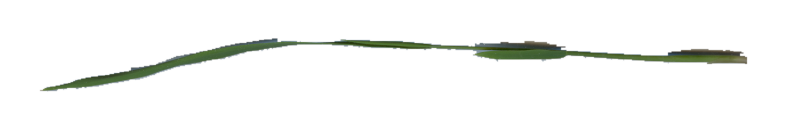
#> input picture adaptive_keypoint_discovery_reboot/experiment/data_stage_clean_v4_candidate/images/test/v4_test_0004.png, 1600 x 245 px (shown at 1/2 size); its folder holds only this picture in this run
$ python g0_build_dataset.py   (older library calls are emulated)
#> lines starting #> are read from the running program, lines starting #| are printed output that depends on the picture; after the words box and inside, x2 and y2 are one past the last pixel; in counts of white or black regions, pixels touching at a corner belong together
#!/usr/bin/env python3
"""G0 dataset audit and independent split builder for adaptive landmark discovery.

The script never reads legacy keypoint labels or legacy train/val/test roles.
It audits every source image, proposes conservative crops, reports duplicates,
and builds deterministic, stratified splits for the G1 training-free pilot.
"""

from __future__ import annotations

import argparse
import csv
import hashlib
import json
import math
import random
from collections import Counter, defaultdict
from dataclasses import dataclass
from pathlib import Path
from typing import Iterable

import cv2
import numpy as np
from PIL import Image, ImageDraw, ImageFont


SUPPORTED_SUFFIXES = {".jpg", ".jpeg", ".png", ".bmp", ".tif", ".tiff", ".webp"}
SPLIT_TARGETS = {"development": 280, "validation": 60, "test": 60}
SPLIT_RATIOS = {name: count / 400.0 for name, count in SPLIT_TARGETS.items()}
SEED = 20260716


@dataclass
class AuditRecord:
    image_id: str
    source_path: str
    source_name: str
    sha256: str
    dhash64: str
    width: int
    height: int
    aspect_ratio: float
    orientation: str
    file_size_bytes: int
    blur_laplacian_var: float
    border_luminance_mean: float
    border_luminance_std: float
    border_saturation_mean: float
    background_class: str
    vegetation_fraction: float
    vegetation_components: int
    bbox_x1: int
    bbox_y1: int
    bbox_x2: int
    bbox_y2: int
    bbox_area_fraction: float
    bbox_border_touch: int
    crop_x1: int
    crop_y1: int
    crop_x2: int
    crop_y2: int
    quality_score: float
    auto_review_flags: str
    structural_complexity_score: float = 0.0
    structural_complexity_proxy: str = ""
    exact_duplicate_group: str = ""
    strong_near_duplicate_group: str = ""
    proposed_status: str = ""
    proposed_split: str = ""
    pilot80: int = 0
    crop_path: str = ""


def parse_args() -> argparse.Namespace:
    parser = argparse.ArgumentParser(description=__doc__)
    parser.add_argument("--source", type=Path, default=Path(r"D:\kp\kp_cc_uns_400\images"))
    parser.add_argument(
        "--output",
        type=Path,
        default=Path(r"D:\kp\adaptive_keypoint_discovery_reboot\experiment\data_g0"),
    )
    parser.add_argument("--target-count", type=int, default=400)
    parser.add_argument("--seed", type=int, default=SEED)
    return parser.parse_args()


def enumerate_images(root: Path) -> list[Path]:
    images = [p for p in root.rglob("*") if p.is_file() and p.suffix.lower() in SUPPORTED_SUFFIXES]
    return sorted(images, key=lambda p: (str(p.parent).lower(), p.name.lower()))


def sha256_file(path: Path) -> str:
    digest = hashlib.sha256()
    with path.open("rb") as handle:
        for chunk in iter(lambda: handle.read(1024 * 1024), b""):
            digest.update(chunk)
    return digest.hexdigest()


def dhash64(image_rgb: np.ndarray) -> str:
    gray = cv2.cvtColor(image_rgb, cv2.COLOR_RGB2GRAY)
    resized = cv2.resize(gray, (9, 8), interpolation=cv2.INTER_AREA)
    bits = resized[:, 1:] > resized[:, :-1]
    value = 0
    for bit in bits.flatten():
        value = (value << 1) | int(bit)
    return f"{value:016x}"


def hamming_hex(left: str, right: str) -> int:
    return (int(left, 16) ^ int(right, 16)).bit_count()


def border_pixels(array: np.ndarray, thickness: int) -> np.ndarray:
    top = array[:thickness, :].reshape(-1, array.shape[-1])
    bottom = array[-thickness:, :].reshape(-1, array.shape[-1])
    left = array[thickness:-thickness, :thickness].reshape(-1, array.shape[-1])
    right = array[thickness:-thickness, -thickness:].reshape(-1, array.shape[-1])
    return np.concatenate([top, bottom, left, right], axis=0)


def vegetation_mask(image_rgb: np.ndarray) -> np.ndarray:
    """Conservative vegetation mask used only for audit/crop proposals.

    This is deliberately not a phenotype label and is never used as a target.
    """
    hsv = cv2.cvtColor(image_rgb, cv2.COLOR_RGB2HSV)
    r = image_rgb[:, :, 0].astype(np.int16)
    g = image_rgb[:, :, 1].astype(np.int16)
    b = image_rgb[:, :, 2].astype(np.int16)
    hue, sat, val = (hsv[:, :, i] for i in range(3))
    green_hue = (hue >= 18) & (hue <= 100) & (sat >= 24) & (val >= 22)
    green_excess = (2 * g - r - b >= 10) & (g >= 35) & (g >= r - 3) & (g >= b - 3)
    mask = (green_hue | green_excess).astype(np.uint8) * 255
    min_dim = min(image_rgb.shape[:2])
    kernel_size = 3 if min_dim < 700 else 5
    kernel = np.ones((kernel_size, kernel_size), np.uint8)
    mask = cv2.morphologyEx(mask, cv2.MORPH_OPEN, kernel)
    mask = cv2.morphologyEx(mask, cv2.MORPH_CLOSE, kernel, iterations=2)
    count, labels, stats, _ = cv2.connectedComponentsWithStats(mask, connectivity=8)
    clean = np.zeros_like(mask)
    min_area = max(20, int(mask.size * 0.00004))
    for idx in range(1, count):
        if stats[idx, cv2.CC_STAT_AREA] >= min_area:
            clean[labels == idx] = 255
    return clean


def mask_geometry(mask: np.ndarray) -> tuple[int, tuple[int, int, int, int], float, int]:
    binary = mask > 0
    count, _, stats, _ = cv2.connectedComponentsWithStats(mask, connectivity=8)
    components = max(0, count - 1)
    if not binary.any():
        return components, (0, 0, mask.shape[1], mask.shape[0]), 1.0, 1
    ys, xs = np.where(binary)
    x1, x2 = int(xs.min()), int(xs.max()) + 1
    y1, y2 = int(ys.min()), int(ys.max()) + 1
    h, w = mask.shape
    fraction = ((x2 - x1) * (y2 - y1)) / float(w * h)
    margin = max(2, round(min(h, w) * 0.01))
    touches = int(x1 <= margin or y1 <= margin or x2 >= w - margin or y2 >= h - margin)
    return components, (x1, y1, x2, y2), fraction, touches


def conservative_crop(
    bbox: tuple[int, int, int, int], width: int, height: int, valid_mask: bool
) -> tuple[int, int, int, int]:
    if not valid_mask:
        return 0, 0, width, height
    x1, y1, x2, y2 = bbox
    bw, bh = x2 - x1, y2 - y1
    pad_x = max(int(0.30 * bw), int(0.05 * width))
    pad_y = max(int(0.30 * bh), int(0.05 * height))
    cx1, cy1 = max(0, x1 - pad_x), max(0, y1 - pad_y)
    cx2, cy2 = min(width, x2 + pad_x), min(height, y2 + pad_y)
    # Keep at least 60% of each source dimension so non-green organs are not clipped.
    min_w, min_h = int(0.60 * width), int(0.60 * height)
    if cx2 - cx1 < min_w:
        center = (cx1 + cx2) // 2
        cx1, cx2 = center - min_w // 2, center + math.ceil(min_w / 2)
    if cy2 - cy1 < min_h:
        center = (cy1 + cy2) // 2
        cy1, cy2 = center - min_h // 2, center + math.ceil(min_h / 2)
    if cx1 < 0:
        cx2 -= cx1
        cx1 = 0
    if cy1 < 0:
        cy2 -= cy1
        cy1 = 0
    if cx2 > width:
        cx1 -= cx2 - width
        cx2 = width
    if cy2 > height:
        cy1 -= cy2 - height
        cy2 = height
    return max(0, cx1), max(0, cy1), min(width, cx2), min(height, cy2)


def background_classification(lum_mean: float, lum_std: float, sat_mean: float) -> str:
    if lum_mean >= 210 and lum_std <= 35 and sat_mean <= 35:
        return "light_plain"
    if lum_mean <= 65:
        return "dark"
    if lum_std >= 45 or sat_mean >= 45:
        return "mixed"
    return "gray_plain"


def audit_one(path: Path, image_id: str) -> tuple[AuditRecord, Image.Image, np.ndarray]:
    with Image.open(path) as opened:
        pil = opened.convert("RGB")
    rgb = np.asarray(pil)
    height, width = rgb.shape[:2]
    gray = cv2.cvtColor(rgb, cv2.COLOR_RGB2GRAY)
    hsv = cv2.cvtColor(rgb, cv2.COLOR_RGB2HSV)
    thickness = max(2, round(min(width, height) * 0.04))
    border_rgb = border_pixels(rgb, thickness)
    border_hsv = border_pixels(hsv, thickness)
    border_gray = cv2.cvtColor(border_rgb.reshape(-1, 1, 3), cv2.COLOR_RGB2GRAY).reshape(-1)
    lum_mean, lum_std = float(border_gray.mean()), float(border_gray.std())
    sat_mean = float(border_hsv[:, 1].mean())
    background = background_classification(lum_mean, lum_std, sat_mean)
    mask = vegetation_mask(rgb)
    vegetation_fraction = float((mask > 0).mean())
    components, bbox, bbox_fraction, border_touch = mask_geometry(mask)
    valid_mask = vegetation_fraction >= 0.0015
    crop = conservative_crop(bbox, width, height, valid_mask)
    blur = float(cv2.Laplacian(gray, cv2.CV_64F).var())

    flags: list[str] = []
    quality = 100.0
    if min(width, height) < 224:
        flags.append("low_resolution")
        quality -= 18
    if blur < 18:
        flags.append("possible_blur")
        quality -= 12
    if vegetation_fraction < 0.0015:
        flags.append("vegetation_mask_failed")
        quality -= 45
    elif vegetation_fraction < 0.004:
        flags.append("very_small_plant_signal")
        quality -= 12
    if vegetation_fraction > 0.50:
        flags.append("foreground_mask_too_large")
        quality -= 15
    if border_touch:
        flags.append("plant_bbox_touches_border")
        quality -= 6
    if background == "mixed":
        flags.append("mixed_background")
        quality -= 4
    orientation = "landscape" if width / height >= 1.15 else "portrait" if height / width >= 1.15 else "square"
    x1, y1, x2, y2 = bbox
    cx1, cy1, cx2, cy2 = crop
    record = AuditRecord(
        image_id=image_id,
        source_path=str(path.resolve()),
        source_name=path.name,
        sha256=sha256_file(path),
        dhash64=dhash64(rgb),
        width=width,
        height=height,
        aspect_ratio=round(width / height, 6),
        orientation=orientation,
        file_size_bytes=path.stat().st_size,
        blur_laplacian_var=round(blur, 4),
        border_luminance_mean=round(lum_mean, 4),
        border_luminance_std=round(lum_std, 4),
        border_saturation_mean=round(sat_mean, 4),
        background_class=background,
        vegetation_fraction=round(vegetation_fraction, 7),
        vegetation_components=components,
        bbox_x1=x1,
        bbox_y1=y1,
        bbox_x2=x2,
        bbox_y2=y2,
        bbox_area_fraction=round(bbox_fraction, 7),
        bbox_border_touch=border_touch,
        crop_x1=cx1,
        crop_y1=cy1,
        crop_x2=cx2,
        crop_y2=cy2,
        quality_score=round(max(0.0, quality), 2),
        auto_review_flags=";".join(flags),
    )
    return record, pil, mask


def assign_complexity(records: list[AuditRecord]) -> None:
    scores = []
    for record in records:
        # Audit-only proxy; it must not be interpreted as a growth-stage label.
        score = (
            math.log1p(record.vegetation_components)
            + 1.8 * math.sqrt(max(record.bbox_area_fraction, 0.0))
            + 0.25 * abs(math.log(max(record.aspect_ratio, 1e-6)))
        )
        record.structural_complexity_score = round(score, 6)
        scores.append(score)
    q1, q2 = np.quantile(scores, [1 / 3, 2 / 3])
    for record in records:
        if record.structural_complexity_score <= q1:
            record.structural_complexity_proxy = "low"
        elif record.structural_complexity_score <= q2:
            record.structural_complexity_proxy = "medium"
        else:
            record.structural_complexity_proxy = "high"


def duplicate_analysis(records: list[AuditRecord]) -> list[dict[str, object]]:
    by_sha: dict[str, list[AuditRecord]] = defaultdict(list)
    for record in records:
        by_sha[record.sha256].append(record)
    for index, group in enumerate((g for g in by_sha.values() if len(g) > 1), start=1):
        label = f"exact_{index:03d}"
        for record in group:
            record.exact_duplicate_group = label

    candidates: list[dict[str, object]] = []
    parent = list(range(len(records)))

    def find(node: int) -> int:
        while parent[node] != node:
            parent[node] = parent[parent[node]]
            node = parent[node]
        return node

    # [4 lines left out: function union, not called in this run]

    for left in range(len(records)):
        for right in range(left + 1, len(records)):
            distance = hamming_hex(records[left].dhash64, records[right].dhash64)
            if distance <= 5:
                same_size = records[left].width == records[right].width and records[left].height == records[right].height
                strong = distance <= 1 and same_size
                candidates.append(
                    {
                        "image_id_a": records[left].image_id,
                        "source_name_a": records[left].source_name,
                        "image_id_b": records[right].image_id,
                        "source_name_b": records[right].source_name,
                        "dhash_hamming": distance,
                        "same_dimensions": int(same_size),
                        "strong_grouped_for_split": int(strong),
                        "review_decision": "",
                    }
                )
                if strong:
                    union(left, right)
    groups: dict[int, list[int]] = defaultdict(list)
    for idx in range(len(records)):
        groups[find(idx)].append(idx)
    near_index = 0
    for indices in groups.values():
        if len(indices) > 1:
            near_index += 1
            label = f"near_{near_index:03d}"
            for idx in indices:
                records[idx].strong_near_duplicate_group = label
    return candidates


def row_stratum(record: AuditRecord) -> str:
    return "|".join((record.background_class, record.orientation, record.structural_complexity_proxy))


def split_records(records: list[AuditRecord], targets: dict[str, int], seed: int) -> None:
    rng = random.Random(seed)
    groups: dict[str, list[AuditRecord]] = defaultdict(list)
    for record in records:
        key = record.exact_duplicate_group or record.strong_near_duplicate_group or record.image_id
        groups[key].append(record)
    items = list(groups.values())
    rng.shuffle(items)
    items.sort(key=lambda group: (-len(group), sum(Counter(row_stratum(r) for r in records)[row_stratum(group[0])] for _ in [0])))
    global_counts = Counter()
    stratum_counts: dict[str, Counter] = defaultdict(Counter)
    total_strata = Counter(row_stratum(record) for record in records)
    for group in items:
        size = len(group)
        group_strata = Counter(row_stratum(record) for record in group)
        choices = []
        for split_name, target in targets.items():
            remaining = target - global_counts[split_name]
            if remaining < size:
                continue
            global_need = remaining / max(target, 1)
            stratum_need = 0.0
            for stratum, amount in group_strata.items():
                desired = total_strata[stratum] * (target / len(records))
                stratum_need += amount * (desired - stratum_counts[stratum][split_name]) / max(desired, 1.0)
            choices.append((global_need + 1.7 * stratum_need, rng.random(), split_name))
        if not choices:
            raise RuntimeError("Could not fit duplicate group into exact split targets.")
        split_name = max(choices)[2]
        for record in group:
            record.proposed_split = split_name
            record.proposed_status = "included_pending_human_audit"
            global_counts[split_name] += 1
            stratum_counts[row_stratum(record)][split_name] += 1
    if dict(global_counts) != targets:
        raise RuntimeError(f"Split count mismatch: {dict(global_counts)} != {targets}")


# [149 lines left out: functions choose_pilot, write_csv, save_crop, draw_audit_tile, contact_sheets, split_summary and 1 more, not called in this run]


def main() -> None:
    args = parse_args()
    source = args.source.resolve()
    output = args.output.resolve()
    output.mkdir(parents=True, exist_ok=True)
    paths = enumerate_images(source)
    if not paths:
        raise SystemExit(f"No supported images found under {source}")
    records: list[AuditRecord] = []
    images: dict[str, Image.Image] = {}
    masks_dir = output / "audit_masks"
    crops_dir = output / "crops"
    masks_dir.mkdir(parents=True, exist_ok=True)
    for index, path in enumerate(paths, start=1):
        image_id = f"akd_{index:04d}"
        record, pil, mask = audit_one(path, image_id)
#> in audit_one, opened is the input picture: PIL image 1600x245 RGB; mean R, G, B 243.9, 245.2, 243.1
#> in audit_one, `gray = cv2.cvtColor(rgb, cv2.COLOR_RGB2GRAY)`:
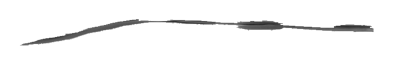
#> gray: shape (245, 1600) (shown at 1/4 size); min 35, max 255, mean 244.5
#> in border_pixels, `left = array[thickness:-thickness, :thickness].reshape(-1, array.shape..`: left = 2250 rows, first 8: [255, 255, 255], [255, 255, 255], [255, 255, 255], [255, 255, 255], [255, 255, 255], [255, 255, 255], [255, 255, 255], [255, 255, 255]
#> in border_pixels, `right = array[thickness:-thickness, -thickness:].reshape(-1, array.sha..`: right has the same summary as left
#> in border_pixels (call 2), `left = array[thickness:-thickness, :thickness].reshape(-1, array.shape..`: left = 2250 rows, first 8: [0, 0, 255], [0, 0, 255], [0, 0, 255], [0, 0, 255], [0, 0, 255], [0, 0, 255], [0, 0, 255], [0, 0, 255]
#> in border_pixels (call 2), `right = array[thickness:-thickness, -thickness:].reshape(-1, array.sha..`: right has the same summary as left
#> in audit_one, `lum_mean, lum_std = float(border_gray.mean()), float(border_gray.std())`: lum_mean = 255; lum_std = 0
#> in audit_one, `background = background_classification(lum_mean, lum_std, sat_mean)`: background = 'light_plain'
#> in vegetation_mask, `b = image_rgb[:, :, 2].astype(np.int16)`:
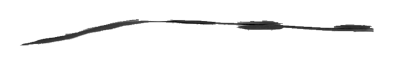
#> b: shape (245, 1600) int16 (shown at 1/4 size); min 0, max 255, mean 243.1
#> in vegetation_mask, `hue, sat, val = (hsv[:, :, i] for i in range(3))`:
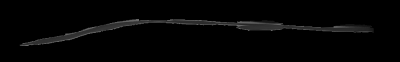
#> hue: shape (245, 1600) (shown at 1/4 size); min 0, max 120, mean 4.5
#> in vegetation_mask, `hue, sat, val = (hsv[:, :, i] for i in range(3))`:
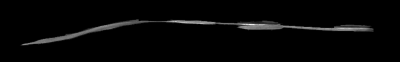
#> sat: shape (245, 1600) (shown at 1/4 size); min 0, max 255, mean 6.2
#> in vegetation_mask, `green_hue = (hue >= 18) & (hue <= 100) & (sat >= 24) & (val >= 22)`:
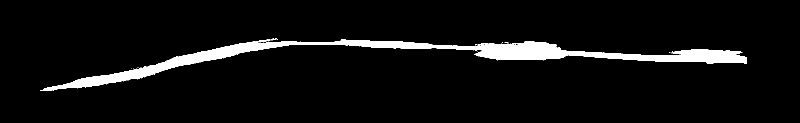
#> green_hue: shape (245, 1600) bool (shown at 1/2 size); 5.8% white; 23 white regions (21 under 20 px), largest, box (x1, y1, x2, y2) and area: (80, 79, 1494, 182) 22477, (541, 77, 555, 81) 28
#> (the rest of the program and of its run is left out)
